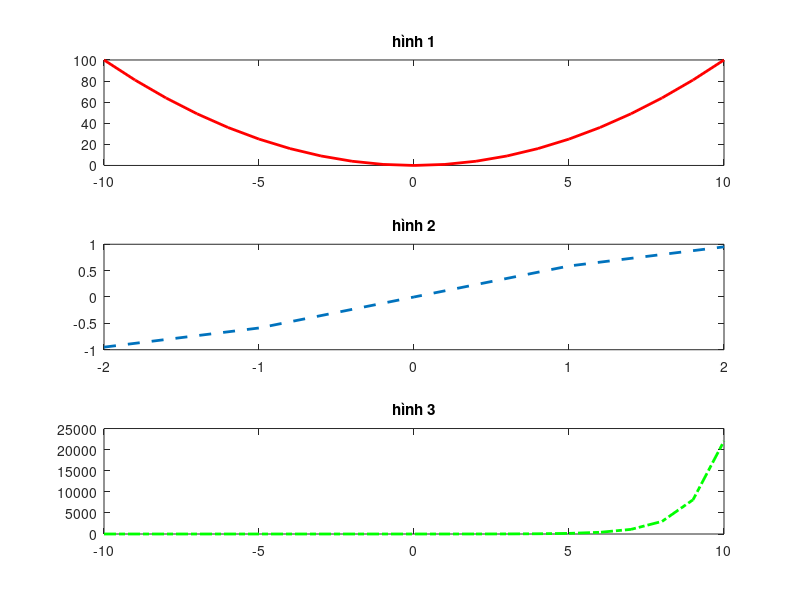

Source code (MATLAB):
function hw_w1_ex5()
    x1 = [-10: 10]
    x2 = [-2: 2]
    x3 = [-10: 10]
    y1 = x1 .^ 2
    y2 = sin(0.2 * pi * x2)
    y3 = exp(x3)
    
    figure;
    subplot(3, 1, 1);
    plot(x1, y1, 'r-', 'LineWidth', 2); title('hình 1');
    subplot(3, 1, 2);
    plot(x2, y2, '--', 'LineWidth', 2);  title('hình 2');
    subplot(3, 1, 3);
    plot(x3, y3, 'g-.', 'LineWidth', 2);  title('hình 3');
end